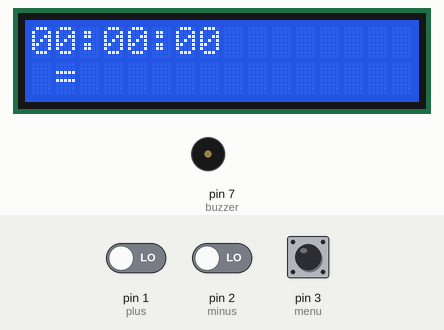
Simulated run of this sketch. Board: Arduino Uno, built with avr-gcc and run on an emulated ATmega328P. On the bench: 16×2 character LCD, buzzer (waves = sounding, pin HIGH). The test bench sets the inputs (shaded band); at power-on: pin 1 (plus) LOW, pin 3 (menu) LOW, pin 2 (minus) LOW.

Above: at 1.2 s.
1.3 s: pin 1 (plus) driven HIGH
At 1.69 s:
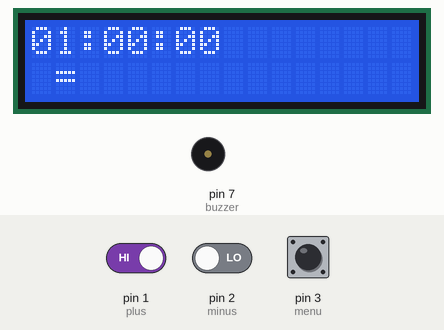
3.0 s: pin 3 (menu) pulled HIGH for 0.3 s
At 3.2 s:
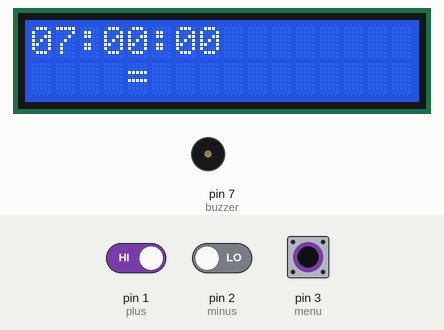
4.8 s: pin 3 (menu) pulled HIGH for 1 s
At 4.96 s:
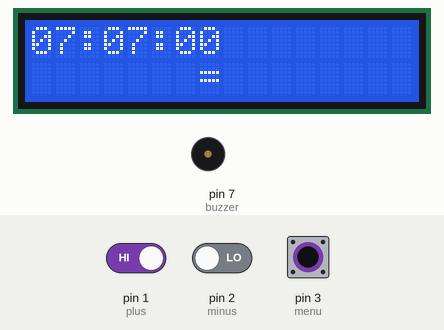
7.3 s: pin 3 (menu) pulled HIGH for 0.3 s
At 8.1 s:
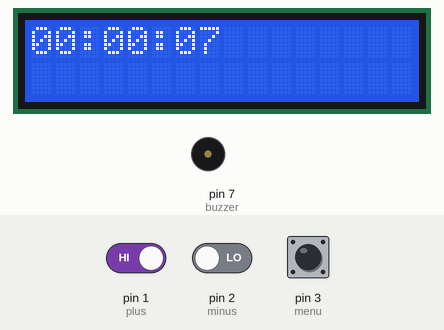
Timing chart, 0 to 10.3 s (numbered marks = the images above; inputs shaded):
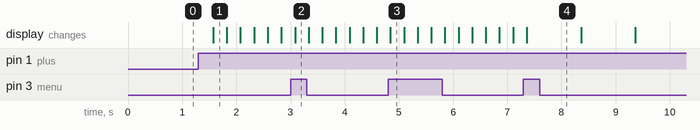

The sketch:

alarm_clock_design.ino
```cpp
#include<LiquidCrystal.h>
LiquidCrystal lcd(13,12,11,10,9,8);
const byte buzzer=7,menu=3,plus=1,minus=2;
volatile bool in_menu=1;
byte sec=0,minutes=0,hours=0;
byte alarm_sec=0,alarm_minutes=0,alarm_hours=0;
unsigned long millis_out=0;
unsigned long millis_out_delay=0;

void setup() {
  pinMode(buzzer,OUTPUT);
  pinMode(menu,INPUT);
  pinMode(plus,INPUT);
  pinMode(minus,INPUT);
  lcd.begin(16,2);
  attachInterrupt(digitalPinToInterrupt(menu),menu_status,RISING);
}

void millis_delay(int sec){
  millis_out_delay=millis()/1000;
  while(1){
    if(millis_out_delay+sec==(millis()/1000)) break;
  }
}

void buzzer_settings(int duration,int duty_cycle,int time_period){
  int counter=0;
  while(counter<=duration){
    if(in_menu) {
      in_menu=!in_menu;
      break;
    }
    tone(buzzer,1000);
    millis_delay((time_period*duty_cycle)/100);
    noTone(buzzer);
    millis_delay(time_period*(100-duty_cycle)/100);
    counter+=time_period;
  }
}

void alarm_buzzer(){
  if(alarm_hours==hours and alarm_minutes==minutes and alarm_sec==sec and millis_out>1000){
    lcd.setCursor(0,0);
    lcd.print("Alarm ON");
    buzzer_settings(60,50,2);
  }
}

void menu_status(){
  in_menu=!in_menu;
}
void clock_display(){
  if(!in_menu){
    lcd.setCursor(0,0);
    if(millis()>=millis_out){
      sec=millis()/1000;
      sec=sec%60;
      if(sec==0 and millis_out!=0){
        sec=0;
        minutes++;
        lcd.clear();
        if(minutes>=60){
          minutes=0;
          hours++;
          lcd.clear();
          if(hours>=24){
            hours=0;
            lcd.clear();
          }
        }
      }
    if(hours<=9){
      lcd.print("0");
    }
    lcd.print(hours);
    lcd.print(":");
    if(minutes<=9){
      lcd.print("0");
    }
    lcd.print(minutes);
    lcd.print(":");
    if(sec<=9){
      lcd.print("0");
    }
    lcd.print(sec);
    millis_out+=1000;
    delay(500);
    alarm_buzzer();
    }
  }
}

void update_menu_display(){
  lcd.setCursor(0,0);
  if(alarm_hours<=9){
      lcd.print("0");
    }
    lcd.print(alarm_hours);
    lcd.print(":");
    if(alarm_minutes<=9){
      lcd.print("0");
    }
    lcd.print(alarm_minutes);
    lcd.print(":");
    if(alarm_sec<=9){
      lcd.print("0");
    }
    lcd.print(alarm_sec);
}


void menu_display(){
  if(in_menu){
    alarm_sec=0,alarm_minutes=0,alarm_hours=0;
    update_menu_display();
    for(int i=1;i<=7;i+=3){
      lcd.setCursor(i,1);
      lcd.print("=");
      if(i==1){
        while(in_menu){
        if(digitalRead(plus)) {
          alarm_hours++;
          if(alarm_hours>=24) alarm_hours=0;
        }
        delay(125);
        if(digitalRead(minus)){
          alarm_hours--;
          if(alarm_hours>200) alarm_hours=23;
        }
        delay(125);
        lcd.setCursor(0,0);
        update_menu_display();
        }
        lcd.setCursor(i,1);
        lcd.print(" ");
        continue;
      }
      if(i==4){
        while(!in_menu){
        if(digitalRead(plus)) {
          alarm_minutes++;
          if(alarm_minutes>=60) alarm_minutes=0;
        }
        delay(125);
        if(digitalRead(minus)){
          alarm_minutes--;
          if(alarm_minutes>200) alarm_minutes=59;
        }
        delay(125);
        lcd.setCursor(0,0);
        update_menu_display();
        }
        lcd.setCursor(i,1);
        lcd.print(" ");
        continue;
      }
      if(i==7){
        while(in_menu){
        if(digitalRead(plus)) {
          alarm_sec++;
          if(alarm_sec>=60) alarm_sec=0;
        }
        delay(125);
        if(digitalRead(minus)){
          alarm_sec--;
          if(alarm_sec>200) alarm_sec=59;
        }
        delay(125);
        lcd.setCursor(0,0);
        update_menu_display();
        }
        lcd.setCursor(i,1);
        lcd.print(" ");
        continue;
        in_menu=0;
      }
  }
  }
}

void loop() {
  clock_display();
  menu_display();
}
```

Measured:
- after the input at 1.3 s, the display: changes after 0.27 s (image 1)
- after the input at 7.3 s, the display: changes after 0.06 s (image 4)
